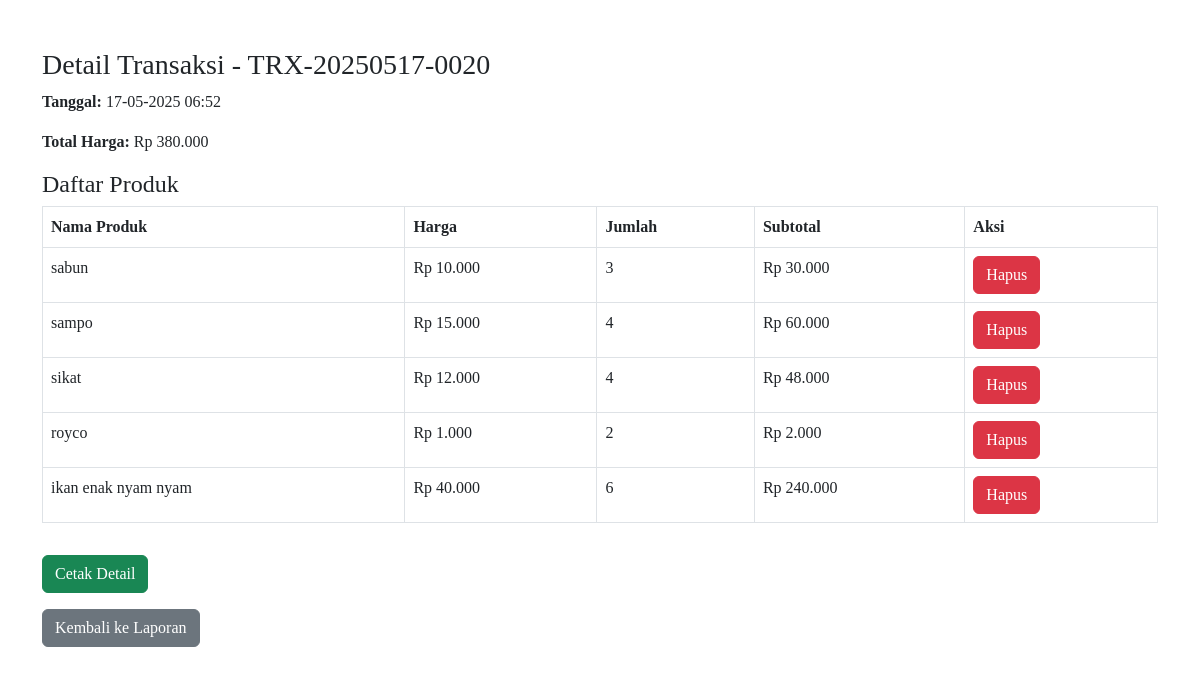
Screenshot of /detail_transaksi.php?id=20 (signed in) with the database file from the repository.
### tables this page shows
CREATE TABLE IF NOT EXISTS `transaksi` (
  `id` int(11) NOT NULL AUTO_INCREMENT,
  `kode_transaksi` varchar(20) NOT NULL,
  `nama_pelanggan` varchar(100) NOT NULL,
  `total_harga` int(11) NOT NULL,
  `tanggal` timestamp NOT NULL DEFAULT current_timestamp(),
  `id_pelanggan` int(11) DEFAULT NULL,
  `id_operator` int(11) DEFAULT NULL,
  PRIMARY KEY (`id`),
  UNIQUE KEY `kode_transaksi` (`kode_transaksi`),
  UNIQUE KEY `kode_transaksi_2` (`kode_transaksi`),
  KEY `id_operator` (`id_operator`)
);

CREATE TABLE IF NOT EXISTS `detail_transaksi` (
  `id` int(11) NOT NULL AUTO_INCREMENT,
  `transaksi_id` int(11) DEFAULT NULL,
  `produk_id` int(11) DEFAULT NULL,
  `jumlah` int(11) DEFAULT NULL,
  `subtotal` int(11) DEFAULT NULL,
  PRIMARY KEY (`id`),
  KEY `transaksi_id` (`transaksi_id`),
  KEY `detail_transaksi_ibfk_2` (`produk_id`)
);

CREATE TABLE IF NOT EXISTS `produk` (
  `id` int(11) NOT NULL AUTO_INCREMENT,
  `kode_produk` varchar(50) NOT NULL,
  `nama_produk` varchar(100) NOT NULL,
  `harga` int(11) NOT NULL,
  `stok` int(11) NOT NULL,
  `gambar` varchar(255) DEFAULT NULL,
  `kategori_id` int(11) DEFAULT NULL,
  PRIMARY KEY (`id`),
  UNIQUE KEY `kode_produk` (`kode_produk`),
  KEY `fk_kategori` (`kategori_id`)
);

### detail_transaksi.php (the view, shortened to what this page needs)
<?php
include 'init.php';
$transaksi_id = $_GET['id'];
$query_transaksi = "SELECT * FROM transaksi WHERE id = '$transaksi_id'";
$result_transaksi = mysqli_query($koneksi, $query_transaksi);
$transaksi = mysqli_fetch_assoc($result_transaksi);
$query_detail = "SELECT dt.*, p.nama_produk, p.harga FROM detail_transaksi dt
                 JOIN produk p ON dt.produk_id = p.id
                 WHERE dt.transaksi_id = '$transaksi_id'";
$result_detail = mysqli_query($koneksi, $query_detail);
?>
<!DOCTYPE html>
<html lang="id">
<head>
    <link href="https://cdn.jsdelivr.net/npm/bootstrap@5.3.0-alpha1/dist/css/bootstrap.min.css" rel="stylesheet" />
    <link rel="stylesheet" href="custom_style.php">
</head>
<body class="with-navbar-padding">
    <div class="container mt-5">
        <h3>Detail Transaksi - <?= $transaksi['kode_transaksi']; ?></h3>
        <p><strong>Tanggal:</strong> <?= date('d-m-Y H:i', strtotime($transaksi['tanggal'])); ?></p>
        <p><strong>Total Harga:</strong> Rp <?= number_format($transaksi['total_harga'], 0, ',', '.'); ?></p>
        <h4>Daftar Produk</h4>
        <table class="table table-bordered">
            <thead>
                <tr>
                    <th>Nama Produk</th>
                    <th>Harga</th>
                    <th>Jumlah</th>
                    <th>Subtotal</th>
                    <th>Aksi</th>
                </tr>
            </thead>
            <tbody>
                <?php while ($detail = mysqli_fetch_assoc($result_detail)): ?>
                    <tr>
                        <td><?= $detail['nama_produk']; ?></td>
                        <td>Rp <?= number_format($detail['harga'], 0, ',', '.'); ?></td>
                        <td><?= $detail['jumlah']; ?></td>
                        <td>Rp <?= number_format($detail['subtotal'], 0, ',', '.'); ?></td>
                        <td>
                            <a href="?hapus_detail=<?= $detail['id']; ?>&id=<?= $transaksi_id; ?>" class="btn btn-danger" onclick="return confirm('Yakin ingin menghapus detail transaksi ini?')">Hapus</a>
                        </td>
                    </tr>
                <?php endwhile; ?>
            </tbody>
        </table>
        <button class="btn btn-success mt-3" onclick="window.print()">Cetak Detail</button>
        <div class="mt-3">
            <a href="laporan.php" class="btn btn-secondary">Kembali ke Laporan</a>
        </div>
    </div>
</body>
</html>

### rows the page displays
transaksi: kode_transaksi "TRX-20250517-0020", tanggal "17-05-2025 06:52", total_harga "380.000"
detail_transaksi: produk.nama_produk "sabun", produk.harga "10.000", jumlah "3", subtotal "30.000"
detail_transaksi: produk.nama_produk "sampo", produk.harga "15.000", jumlah "4", subtotal "60.000"
detail_transaksi: produk.nama_produk "sikat", produk.harga "12.000", jumlah "4", subtotal "48.000"
detail_transaksi: produk.nama_produk "royco", produk.harga "1.000", jumlah "2", subtotal "2.000"
detail_transaksi: produk.nama_produk "ikan enak nyam nyam", produk.harga "40.000", jumlah "6", subtotal "240.000"
